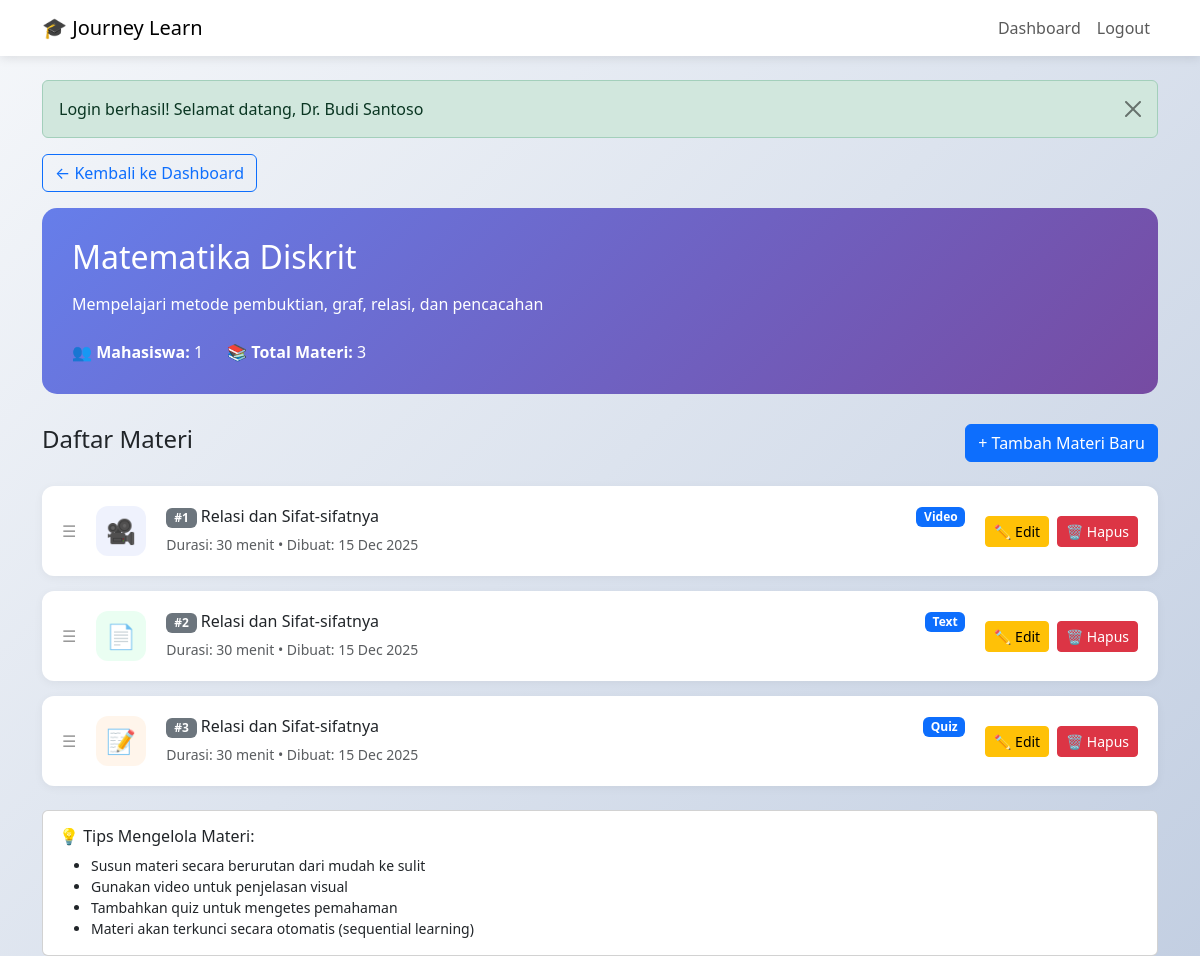
The app's page /kelola-materi.php?kelas_id=4 (signed in) with its own data.
### tables this page shows
CREATE TABLE `kelas` (
  `id` int(11) NOT NULL,
  `nama_kelas` varchar(150) NOT NULL,
  `deskripsi` text DEFAULT NULL,
  `dosen_id` int(11) NOT NULL,
  `kategori` varchar(50) DEFAULT NULL,
  `thumbnail` varchar(255) DEFAULT 'default-class.jpg',
  `total_courses` int(11) DEFAULT 0,
  `tanggal_dibuat` timestamp NOT NULL DEFAULT current_timestamp()
);

CREATE TABLE `materi` (
  `id` int(11) NOT NULL,
  `kelas_id` int(11) NOT NULL,
  `judul` varchar(200) NOT NULL,
  `tipe` enum('video','quiz','text') NOT NULL,
  `konten` text DEFAULT NULL,
  `urutan` int(11) NOT NULL,
  `durasi_menit` int(11) DEFAULT 0,
  `tanggal_dibuat` timestamp NOT NULL DEFAULT current_timestamp()
);

### kelola-materi.php (the view, shortened to what this page needs)
<?php
require_once 'config.php';
$user_id = $_SESSION['user_id'];
$kelas_id = isset($_GET['kelas_id']) ? (int)$_GET['kelas_id'] : 0;
$query = "SELECT * FROM kelas WHERE id = ? AND dosen_id = ?";
$stmt = $conn->prepare($query);
$stmt->bind_param("ii", $kelas_id, $user_id);
$stmt->execute();
$kelas = $stmt->get_result()->fetch_assoc();
$query = "SELECT * FROM materi WHERE kelas_id = ? ORDER BY urutan ASC";
$stmt = $conn->prepare($query);
$stmt->bind_param("i", $kelas_id);
$stmt->execute();
$materi_list = $stmt->get_result();
$query = "SELECT COUNT(*) as total_mahasiswa FROM enrollment WHERE kelas_id = ?";
$stmt = $conn->prepare($query);
$stmt->bind_param("i", $kelas_id);
$stmt->execute();
$stat = $stmt->get_result()->fetch_assoc();
?>
<!DOCTYPE html>
<html lang="id">
<head>
    <link href="https://cdn.jsdelivr.net/npm/bootstrap@5.3.0/dist/css/bootstrap.min.css" rel="stylesheet">
</head>
<body>
    <nav class="navbar navbar-expand-lg navbar-light">
        <div class="container">
            <a class="navbar-brand" href="dashboard.php">🎓 Journey Learn</a>
            <div class="collapse navbar-collapse">
                <ul class="navbar-nav ms-auto">
                    <li class="nav-item"><a class="nav-link" href="dashboard.php">Dashboard</a></li>
                    <li class="nav-item"><a class="nav-link" href="logout.php">Logout</a></li>
                </ul>
            </div>
        </div>
    </nav>
    <div class="container mt-4">
        <a href="dashboard.php" class="btn btn-outline-primary mb-3">
            ← Kembali ke Dashboard
        </a>
        <div class="header-card">
            <h2 class="mb-3"><?= htmlspecialchars($kelas['nama_kelas']) ?></h2>
            <p class="mb-4"><?= htmlspecialchars($kelas['deskripsi']) ?></p>
            <div class="d-flex gap-4">
                <div>
                    <strong>👥 Mahasiswa:</strong> <?= $stat['total_mahasiswa'] ?>
                </div>
                <div>
                    <strong>📚 Total Materi:</strong> <?= $materi_list->num_rows ?>
                </div>
            </div>
        </div>
        <div class="d-flex justify-content-between align-items-center mb-4">
            <h4>Daftar Materi</h4>
            <a href="tambah-materi.php?kelas_id=<?= $kelas_id ?>" class="btn btn-primary">
                + Tambah Materi Baru
            </a>
        </div>
        <?php if ($materi_list->num_rows > 0): ?>
            <?php while ($materi = $materi_list->fetch_assoc()):
                $icon_type = $materi['tipe'];
                $icon = $icon_type == 'video' ? '🎥' : ($icon_type == 'quiz' ? '📝' : '📄');
            ?>
                <div class="materi-card">
                    <div class="drag-handle">☰</div>
                    <div class="materi-icon <?= $icon_type ?>">
                        <?= $icon ?>
                    </div>
                    <div class="flex-grow-1">
                        <div class="d-flex justify-content-between align-items-start mb-1">
                            <h6 class="mb-0">
                                <span class="badge bg-secondary">#<?= $materi['urutan'] ?></span>
                                <?= htmlspecialchars($materi['judul']) ?>
                            </h6>
                            <span class="badge bg-primary"><?= ucfirst($materi['tipe']) ?></span>
                        </div>
                        <small class="text-muted">
                            Durasi: <?= $materi['durasi_menit'] ?> menit •
                            Dibuat: <?= date('d M Y', strtotime($materi['tanggal_dibuat'])) ?>
                        </small>
                    </div>
                    <div class="d-flex gap-2">
                        <a href="edit-materi.php?id=<?= $materi['id'] ?>" class="btn btn-sm btn-warning">
                            ✏️ Edit
                        </a>
                        <a href="kelola-materi.php?kelas_id=<?= $kelas_id ?>&delete=<?= $materi['id'] ?>"
                           class="btn btn-sm btn-danger"
                           onclick="return confirm('Yakin ingin menghapus materi ini?')">
                            🗑️ Hapus
                        </a>
                    </div>
                </div>
            <?php endwhile; ?>
        <?php else: ?>
            <div class="alert alert-info">
                Belum ada materi. <a href="tambah-materi.php?kelas_id=<?= $kelas_id ?>" class="alert-link">Tambah materi pertama!</a>
            </div>
        <?php endif; ?>
        <div class="card mt-4">
            <div class="card-body">
                <h6 class="card-title">💡 Tips Mengelola Materi:</h6>
                <ul class="mb-0 small">
                    <li>Susun materi secara berurutan dari mudah ke sulit</li>
                    <li>Gunakan video untuk penjelasan visual</li>
                    <li>Tambahkan quiz untuk mengetes pemahaman</li>
                    <li>Materi akan terkunci secara otomatis (sequential learning)</li>
                </ul>
            </div>
        </div>
    </div>
</body>
</html>

### kelola-materi.php (style rules this page uses)
body { background: linear-gradient(135deg, #f5f7fa 0%, #c3cfe2 100%); min-height: 100vh; }
.navbar { background: white !important; box-shadow: 0 2px 10px rgba(0,0,0,0.1); }
.header-card { background: linear-gradient(135deg, #667eea 0%, #764ba2 100%); color: white; border-radius: 15px; padding: 30px; margin-bottom: 30px; }
.materi-card { background: white; border-radius: 12px; padding: 20px; margin-bottom: 15px; box-shadow: 0 2px 10px rgba(0,0,0,0.05); display: flex; align-items: center; gap: 20px; }
.materi-icon { width: 50px; height: 50px; border-radius: 12px; display: flex; align-items: center; justify-content: center; font-size: 24px; flex-shrink: 0; }
.materi-icon.video { background: rgba(102, 126, 234, 0.1); }
.materi-icon.quiz { background: rgba(255, 159, 64, 0.1); }
.materi-icon.text { background: rgba(56, 239, 125, 0.1); }
.drag-handle { cursor: move; color: #999; }

### records on screen
kelas: nama_kelas "Matematika Diskrit", deskripsi "Mempelajari metode pembuktian, graf, relasi, dan pencacahan"
materi: tipe "🎥", urutan "1", judul "Relasi dan Sifat-sifatnya", tipe "Video", durasi_menit "30", tanggal_dibuat "15 Dec 2025"
materi: tipe "📄", urutan "2", judul "Relasi dan Sifat-sifatnya", tipe "Text", durasi_menit "30", tanggal_dibuat "15 Dec 2025"
materi: tipe "📝", urutan "3", judul "Relasi dan Sifat-sifatnya", tipe "Quiz", durasi_menit "30", tanggal_dibuat "15 Dec 2025"

### other values on screen
$alert['message'] "Login berhasil! Selamat datang, Dr. Budi Santoso"
$stat['total_mahasiswa'] "1"
$materi_list->num_rows "3"
